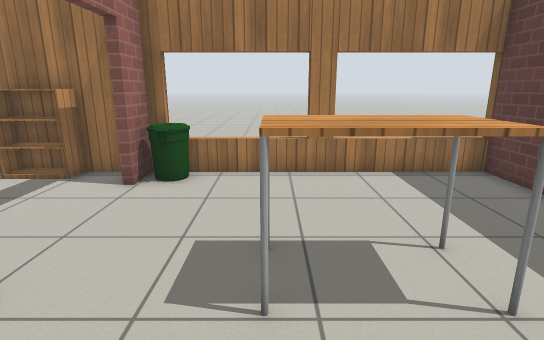
View 1 (above)

22 first-person views from a walk through a Gazebo world. The camera is 1.2 m above the floor, tilts 14° down and sees 80° across. The floor is counted in squares, 0.5 m on a side. Each view is taken from the middle of a square. On the plan, view 1 faces up. The plan holds only what a view shows up to about 19 squares ahead; the rest is blank. Gazebo's built-in surfaces are drawn with simple patterns.

View 2
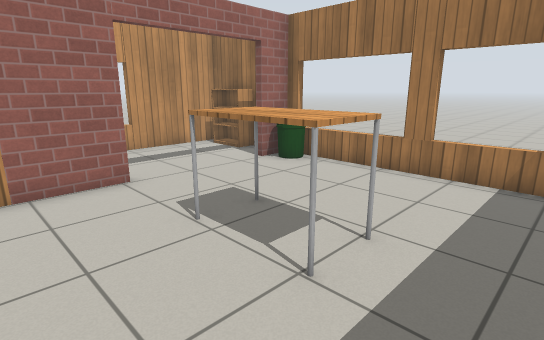

View 3
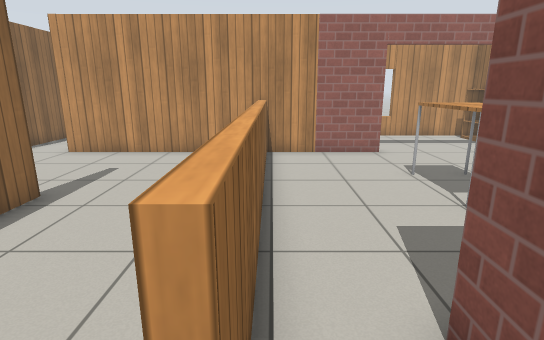

View 4
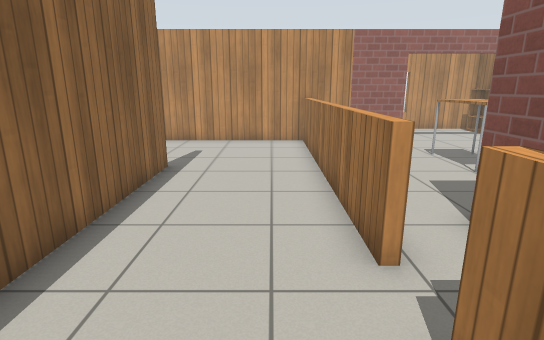

View 5
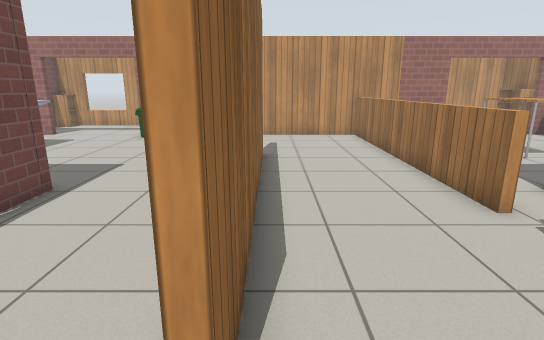

View 6
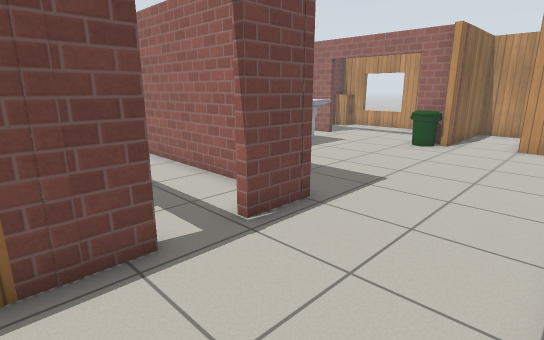

View 7
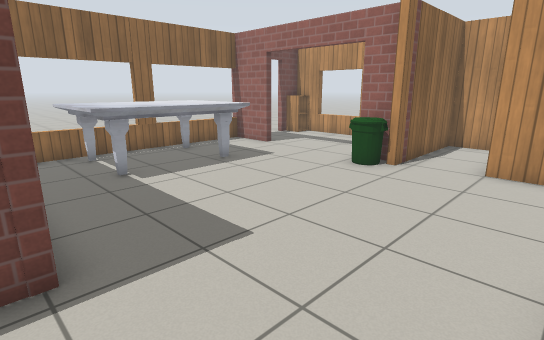

View 8
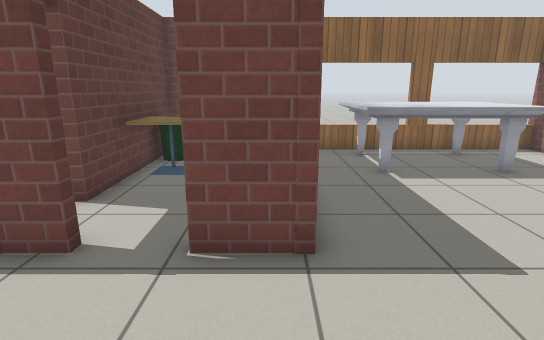

View 9
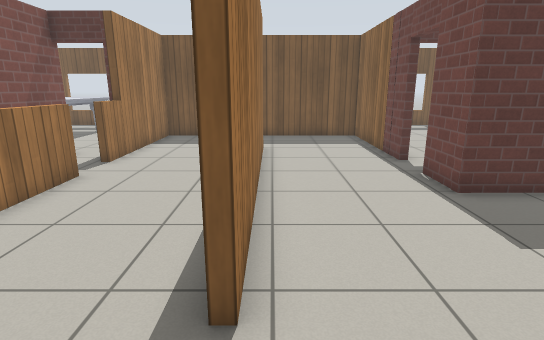

View 10
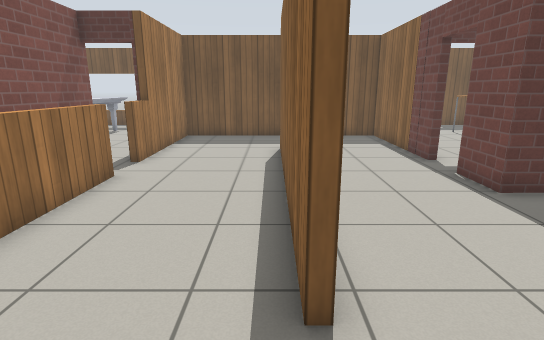

View 11
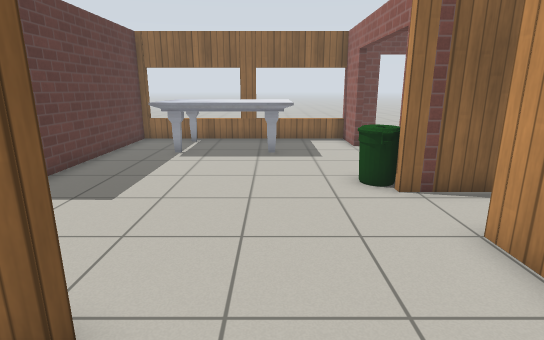

View 12
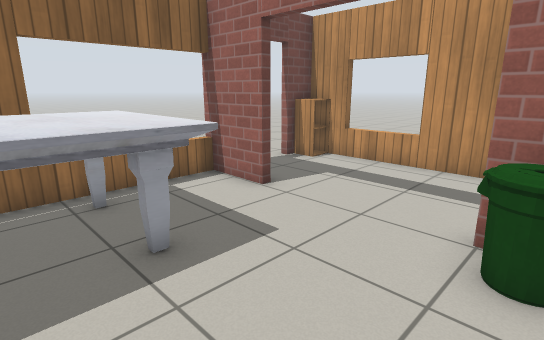

View 13
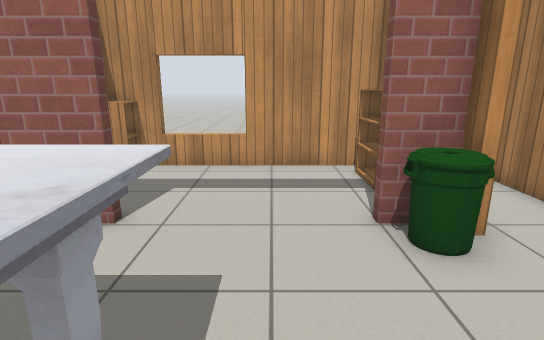

View 14
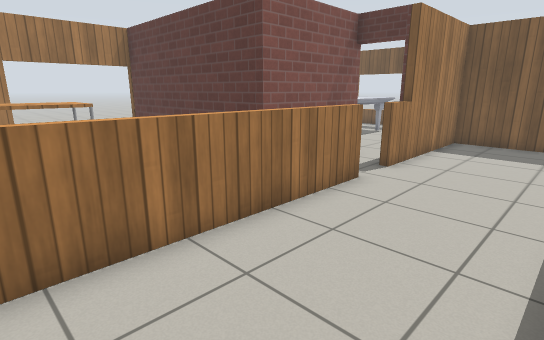

View 15
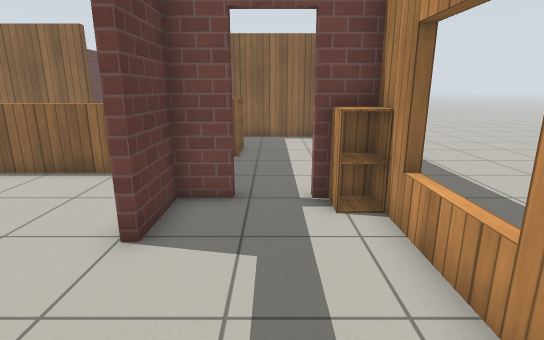

View 16
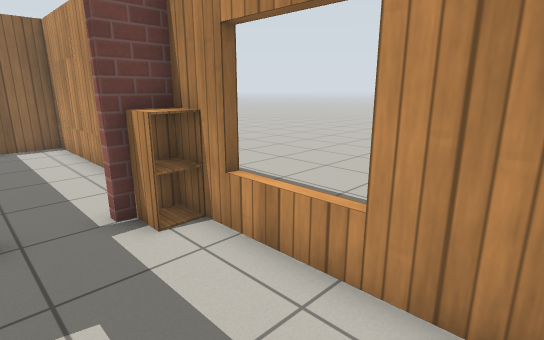

View 17
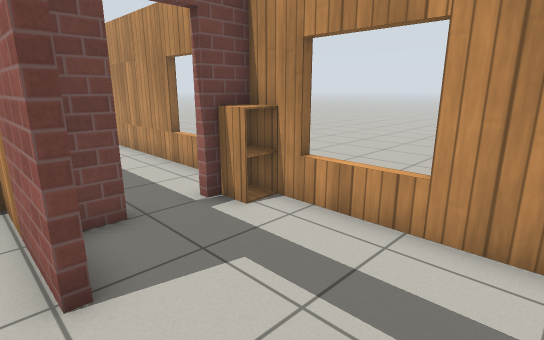

View 18
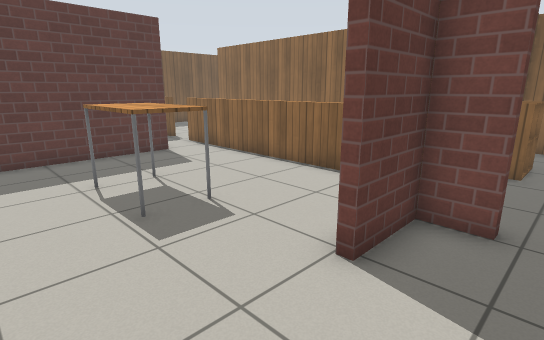

View 19
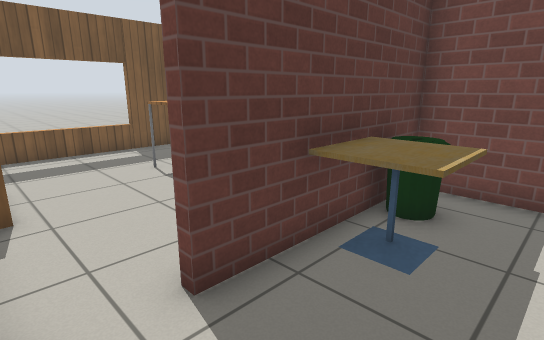

View 20
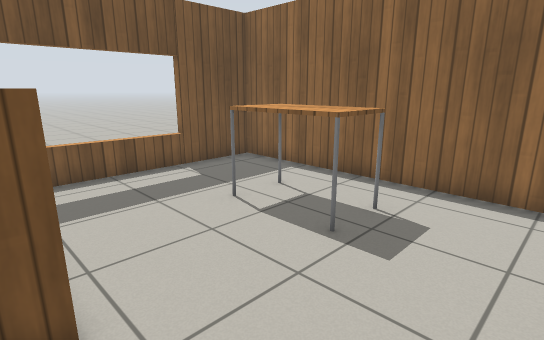

View 21
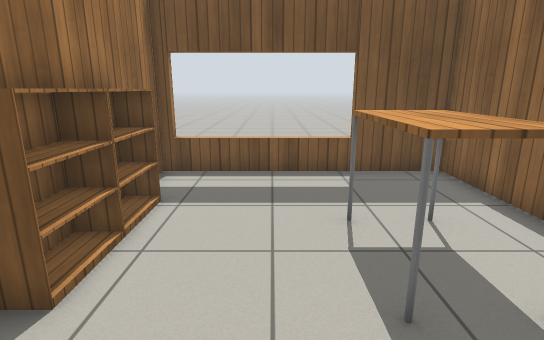

View 22
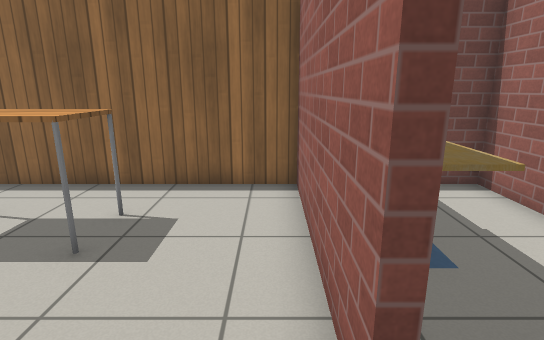

### Floor plan
Points are (right, up) in squares from view 1. A wall is a line through its corners. A room is listed if a view was taken in it or the views show most of it. See-through windows are left out.
Room 1 (views 1, 2, 3, 17)
walls: (-3.6, 3.3) (-3.6, -0.9); (6.4, 9.4) (-3.6, 9.4) (-3.6, 8); (11.4, 0.7) (6.4, 0.7) (6.4, 9.7)
low walls: (-3.6, -1.2) (7.9, -1.2) (7.9, -1.5); (9.7, -1.5) (9.7, -1.2) (10.1, -1.2)
ways out: opening at (9, -1) to room 2; open door at (-4, 6) to room 4
objects: bin (-3, 8) to (-2, 9); table (0, 3) to (2, 4)
Room 2 (views 4, 5, 10, 11, 14)
walls: (1.9, -6.6) (1.9, -6.3) (12.4, -6.3); (-3.6, -5.4) (-3.6, -6.4); (-3.6, -0.9) (-3.6, -3.6); (16.2, -6.5) (16.2, -1.5) (9.7, -1.5)
low walls: (7.9, -1.5) (-3.6, -1.5)
ways out: opening at (9, -1) to room 1; opening at (-1, -6) to room 3; opening at (14, -6) to room 3; open door at (11, -0.5)
Room 3 (views 6, 7, 8, 9, 12, 13)
walls: (-3.6, -11.6) (-3.6, -13.1); (10, -11.4) (16.2, -11.4) (16.2, -6.5); (-4.8, -9) (-6.5, -9); (-3.6, -6.4) (-3.6, -9.1); (-3.6, -17.9) (-3.6, -20.5); (-3.6, -20.1) (6.4, -20.1) (6.4, -11.4) (8.2, -11.4); (12.4, -6.3) (12.4, -6.6) (1.9, -6.6); (-8.3, -9.5) (-8.3, -11.4) (-3.1, -11.4)
ways out: opening at (-1, -6) to room 2; opening at (14, -6) to room 2; open door at (10, -12) to room 5; opening at (-7, -11) to room 8; open door at (-4, -15.5) to room 8
objects: bin (-3, -13) to (-2, -12); marble table (-1, -19) to (4, -16)
Room 4 (views 15, 16, 18)
walls: (-8.1, 5.3) (-8.6, 5.3); (-7.5, 1) (-6.9, 1); (-5.2, 1) (-3.9, 1) (-3.9, 3.3); (-7.6, 9.4) (-8.3, 9.4) (-8.3, 2.5); (-4.4, 9.4) (-5.3, 9.4)
ways out: open door at (-4, 6) to room 1; open door at (-6, 1) to room 7
objects: cabinet (-8, 1) to (-8, 2); bookshelf (-7, 9) to (-6, 9)
Room 5 (view 19)
walls: (6.7, -13.6) (6.6, -20.1) (11.1, -20.1) (11.1, -13.6)
ways out: open door at (10, -12) to room 3
objects: cafe table (9, -17) to (10, -16); bin (10, -19) to (10, -18)
Room 6 (views 20, 21, 22)
walls: (11.4, -13.6) (11.4, -20.1) (21.5, -20.1) (21.5, -11.7) (19.6, -11.7)
objects: table (15, -18) to (17, -17); bookshelf (15, -12) to (16, -12); bookshelf (17, -12) to (19, -12)
Room 7 (no view inside)
walls: (-8.3, -1.4) (-8.3, -8.7) (-3.8, -8.7)
ways out: open door at (-6, 1) to room 4
objects: cabinet (-5, -5) to (-4, -5); cabinet (-5, -4) to (-4, -4)
Room 8 (no view inside)
walls: (-8.3, -11.6) (-8.3, -19.5); (-5.1, -20.1) (-4.4, -20.1); (-7.5, -20.1) (-6.9, -20.1)
ways out: opening at (-7, -11) to room 3; open door at (-4, -15.5) to room 3; open door at (-6, -20)
objects: bookshelf (-7, -12) to (-6, -12)

Where each view was taken, in squares from view 1:
view 1: 0 up, 0 right, facing up
view 2: 0 up, 5 right, facing up-left
view 3: 1 down, 9 right, facing left
view 4: 3 down, 12 right, facing left
view 5: 6 down, 14 right, facing left
view 6: 7 down, 12 right, facing down-left
view 7: 7 down, 7 right, facing down-left
view 8: 7 down, 7 right, facing down
view 9: 7 down, 1 left, facing right
view 10: 6 down, 1 left, facing right
view 11: 4 down, 0 right, facing down
view 12: 12 down, 2 right, facing down-left
view 13: 15 down, 2 right, facing left
view 14: 6 down, 0 right, facing up-right
view 15: 8 up, 6 left, facing down
view 16: 7 up, 5 left, facing down-left
view 17: 7 up, 3 left, facing down-left
view 18: 7 up, 6 left, facing down-right
view 19: 12 down, 8 right, facing down-right
view 20: 12 down, 12 right, facing down-right
view 21: 15 down, 12 right, facing right
view 22: 12 down, 12 right, facing down
